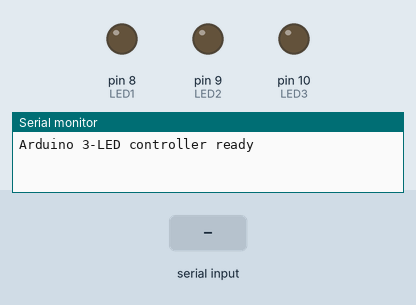
A sketch run on a simulated Arduino Uno, built with avr-gcc and run on an emulated ATmega328P. Shown: output pins drawn as LEDs (lit = HIGH), the last lines printed to the serial monitor. Inputs (shaded band) come from the test bench.

Above: at 1.2 s.
1.3 s: "on1\n" received over Serial
At 1.8 s:
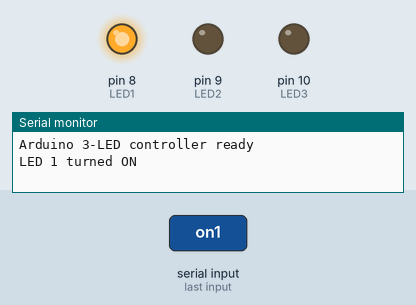
2.8 s: "on2\n" received over Serial
At 4.0 s:
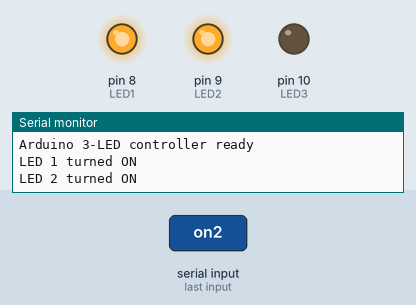
4.3 s: "off1\n" received over Serial
At 5.3 s:
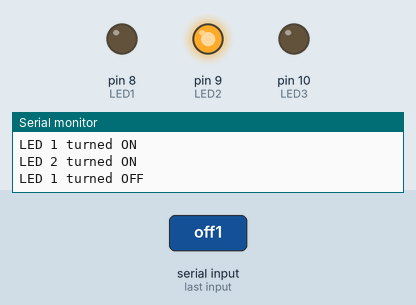
5.8 s: "on3\n" received over Serial
At 6.4 s:
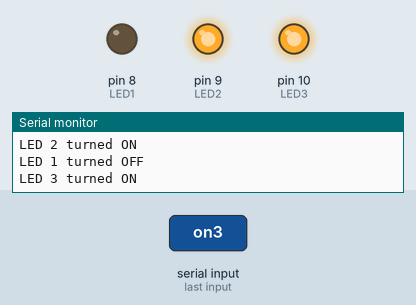
7.3 s: "off2\n" received over Serial
At 7.6 s:
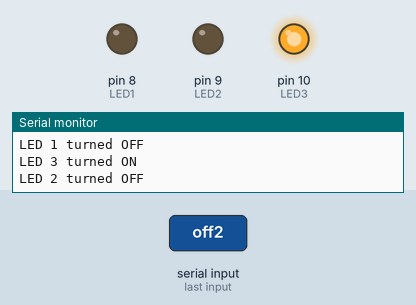
8.8 s: "off3\n" received over Serial
At 9.9 s:
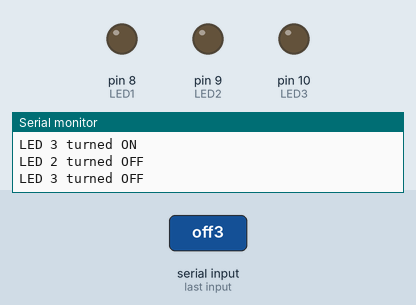
Timing chart, 0 to 11.3 s (numbered marks = the images above; inputs shaded):
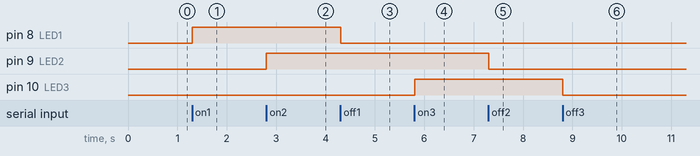

Measured:
- after the input at 1.3 s, pin 8 (LED1): LOW → HIGH at once
- after the input at 2.8 s, pin 9 (LED2): LOW → HIGH at once
- after the input at 4.3 s, pin 8 (LED1): HIGH → LOW at once
- after the input at 5.8 s, pin 10 (LED3): LOW → HIGH at once
- after the input at 7.3 s, pin 9 (LED2): HIGH → LOW at once
- after the input at 8.8 s, pin 10 (LED3): HIGH → LOW at once

The sketch:

led_3.ino
```cpp
// Define LED pins
const int LED1 = 8; // Connect LED 1 to pin 8
const int LED2 = 9; // Connect LED 2 to pin 9
const int LED3 = 10; // Connect LED 3 to pin 10

// Variables to store LED states
bool led1State = false;
bool led2State = false;
bool led3State = false;

// Variable to store incoming command
String command = "";

void setup() {
  // Initialize serial communication
  Serial.begin(9600);

  // Configure LED pins as outputs
  pinMode(LED1, OUTPUT);
  pinMode(LED2, OUTPUT);
  pinMode(LED3, OUTPUT);

  // Initially turn all LEDs off
  digitalWrite(LED1, LOW);
  digitalWrite(LED2, LOW);
  digitalWrite(LED3, LOW);

  // Send ready message
  Serial.println("Arduino 3-LED controller ready");
}

void loop() {
  // Check if data is available to read
  if (Serial.available() > 0) {
    // Read the incoming command until newline
    command = Serial.readStringUntil('\n');
    // Remove whitespace
    command.trim();

    // Process commands for LED 1
    if (command == "on1") {
      digitalWrite(LED1, HIGH);
      led1State = true;
      Serial.println("LED 1 turned ON");
    }
    else if (command == "off1") {
      digitalWrite(LED1, LOW);
      led1State = false;
      Serial.println("LED 1 turned OFF");
    }

    // Process commands for LED 2
    else if (command == "on2") {
      digitalWrite(LED2, HIGH);
      led2State = true;
      Serial.println("LED 2 turned ON");
    }
    else if (command == "off2") {
      digitalWrite(LED2, LOW);
      led2State = false;
      Serial.println("LED 2 turned OFF");
    }

    // Process commands for LED 3
    else if (command == "on3") {
      digitalWrite(LED3, HIGH);
      led3State = true;
      Serial.println("LED 3 turned ON");
    }
    else if (command == "off3") {
      digitalWrite(LED3, LOW);
      led3State = false;
      Serial.println("LED 3 turned OFF");
    }

    // Command to get the status of all LEDs
    else if (command == "status") {
      sendStatus();
    }

    // Unknown command
    else {
      Serial.println("Unknown command: ");
      Serial.println(command);
    }
  }
}

// Function to send the status of all LEDs
void sendStatus() {
  Serial.print("STATUS: ");
  Serial.print("LED1=");
  Serial.print(led1State ? "ON" : "OFF");
  Serial.print(", LED2=");
  Serial.print(led2State ? "ON" : "OFF");
  Serial.print(", LED3=");
  Serial.println(led3State ? "ON" : "OFF");
}
```
